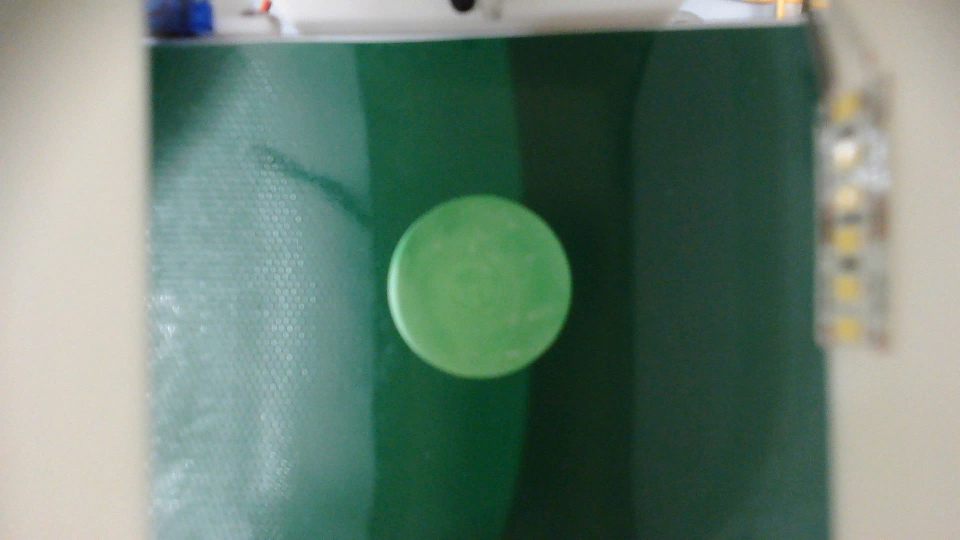
#> input picture images_tomato/img_2.png, 1920 x 1080 px (shown at 1/2 size)
$ python main1.py
#> lines starting #> are read from the running program, lines starting #| are printed output that depends on the picture; after the words box and inside, x2 and y2 are one past the last pixel; in counts of white or black regions, pixels touching at a corner belong together
import cv2
import numpy as np
import logging
from datetime import datetime

# --- Cấu hình Logging ---
logging.basicConfig(
    level=logging.INFO,
    format='%(asctime)s - %(levelname)s - %(message)s',
    handlers=[
        logging.StreamHandler(),
        logging.FileHandler(f'object_detection_{datetime.now().strftime("%Y%m%d_%H%M%S")}.log')
    ]
)

# --- Cấu hình Màu sắc và Xử lý Ảnh ---
LOWER_RED_HSV1 = np.array((0, 100, 80))
UPPER_RED_HSV1 = np.array((10, 255, 255))
LOWER_RED_HSV2 = np.array((160, 100, 80))
UPPER_RED_HSV2 = np.array((180, 255, 255))

LOWER_TARGET_COLOR_HSV = np.array((18, 50, 80))  # Target color (xanh/vàng)
UPPER_TARGET_COLOR_HSV = np.array((38, 255, 255))

MEDIAN_BLUR_KERNEL_SIZE = 5
OPENING_KERNEL_SIZE = 5
OPENING_ITERATIONS = 1
DILATE_ITERATIONS_AFTER_OPENING = 5

MIN_CONTOUR_AREA = 800 # Áp dụng cho ảnh đã resize 640x480
MIN_SOLIDITY = 0.70
MIN_ASPECT_RATIO = 0.55
MAX_ASPECT_RATIO = 1.45
MIN_EXTENT = 0.40
MIN_CIRCULARITY_RELAXED = 0.60

ENABLE_POST_FILTER_COLOR_CLASSIFICATION = True

CLASSIFY_RED_MIN_HUE1 = 0
CLASSIFY_RED_MAX_HUE1 = 12
CLASSIFY_RED_MIN_HUE2 = 158
CLASSIFY_RED_MAX_HUE2 = 180
CLASSIFY_RED_MIN_SATURATION = 80
CLASSIFY_RED_MIN_VALUE = 70

CLASSIFY_TARGET_MIN_HUE = 18
CLASSIFY_TARGET_MAX_HUE = 40
CLASSIFY_TARGET_MIN_SATURATION = 50
CLASSIFY_TARGET_MIN_VALUE = 80

DOMINANT_PIXEL_RATIO_THRESHOLD = 0.40
SIGNIFICANT_PIXEL_RATIO_THRESHOLD = 0.25

ONLY_DETECT_LARGEST_CONTOUR = True # Nếu False, sẽ xử lý và vẽ tất cả các contour hợp lệ

# Kích thước chuẩn để xử lý ảnh
RESIZED_WIDTH = 640
RESIZED_HEIGHT = 480


def get_dominant_color_in_roi(hsv_image_roi, original_mask_roi):
    total_pixels_in_contour = cv2.countNonZero(original_mask_roi)
    if total_pixels_in_contour == 0: return "unknown", 0, 0, 0

    mean_hsv_roi_val = cv2.mean(hsv_image_roi, mask=original_mask_roi)
    hue_roi, saturation_roi, value_roi = mean_hsv_roi_val[0], mean_hsv_roi_val[1], mean_hsv_roi_val[2]

    is_red_by_mean = ((CLASSIFY_RED_MIN_HUE1 <= hue_roi <= CLASSIFY_RED_MAX_HUE1 or
                       CLASSIFY_RED_MIN_HUE2 <= hue_roi <= CLASSIFY_RED_MAX_HUE2) and
                      saturation_roi >= CLASSIFY_RED_MIN_SATURATION and
                      value_roi >= CLASSIFY_RED_MIN_VALUE)
    temp_mask_red1 = cv2.inRange(hsv_image_roi,
                                 np.array([CLASSIFY_RED_MIN_HUE1, CLASSIFY_RED_MIN_SATURATION, CLASSIFY_RED_MIN_VALUE]),
                                 np.array([CLASSIFY_RED_MAX_HUE1, 255, 255]))
    temp_mask_red2 = cv2.inRange(hsv_image_roi,
                                 np.array([CLASSIFY_RED_MIN_HUE2, CLASSIFY_RED_MIN_SATURATION, CLASSIFY_RED_MIN_VALUE]),
                                 np.array([CLASSIFY_RED_MAX_HUE2, 255, 255]))
    mask_red_pixels_in_roi = cv2.bitwise_or(temp_mask_red1, temp_mask_red2)
    mask_red_pixels_in_roi = cv2.bitwise_and(mask_red_pixels_in_roi, mask_red_pixels_in_roi, mask=original_mask_roi)
    red_pixel_count = cv2.countNonZero(mask_red_pixels_in_roi)
    red_ratio = red_pixel_count / total_pixels_in_contour if total_pixels_in_contour > 0 else 0

    is_target_by_mean = (CLASSIFY_TARGET_MIN_HUE <= hue_roi <= CLASSIFY_TARGET_MAX_HUE and
                         saturation_roi >= CLASSIFY_TARGET_MIN_SATURATION and
                         value_roi >= CLASSIFY_TARGET_MIN_VALUE)
    temp_mask_target = cv2.inRange(hsv_image_roi, np.array(
        [CLASSIFY_TARGET_MIN_HUE, CLASSIFY_TARGET_MIN_SATURATION, CLASSIFY_TARGET_MIN_VALUE]),
                                   np.array([CLASSIFY_TARGET_MAX_HUE, 255, 255]))
    mask_target_pixels_in_roi = cv2.bitwise_and(temp_mask_target, temp_mask_target, mask=original_mask_roi)
    target_pixel_count = cv2.countNonZero(mask_target_pixels_in_roi)
    target_ratio = target_pixel_count / total_pixels_in_contour if total_pixels_in_contour > 0 else 0

    logging.debug(f"    ROI Analysis - Mean HSV: H={hue_roi:.1f} S={saturation_roi:.1f} V={value_roi:.1f}")
    logging.debug(f"      Red: is_mean_match={is_red_by_mean}, ratio={red_ratio:.2f}")
    logging.debug(f"      Target: is_mean_match={is_target_by_mean}, ratio={target_ratio:.2f}")

    if is_red_by_mean and red_ratio >= DOMINANT_PIXEL_RATIO_THRESHOLD:
        if is_target_by_mean and target_ratio >= SIGNIFICANT_PIXEL_RATIO_THRESHOLD and red_ratio <= target_ratio * 1.5: # Ambiguity
            pass # Fall through to check target dominance or other conditions
        else:
            logging.debug("    Decision: Red (dominant)")
            return "red", hue_roi, saturation_roi, value_roi
    if is_target_by_mean and target_ratio >= DOMINANT_PIXEL_RATIO_THRESHOLD:
        if is_red_by_mean and red_ratio >= SIGNIFICANT_PIXEL_RATIO_THRESHOLD and target_ratio <= red_ratio * 1.5: # Ambiguity
            pass # Fall through to check other conditions
        else:
            logging.debug("    Decision: Target Color (dominant)")
            return "target_color", hue_roi, saturation_roi, value_roi

    # Fallbacks for significant ratios if not dominant
    if is_red_by_mean and not is_target_by_mean and red_ratio >= SIGNIFICANT_PIXEL_RATIO_THRESHOLD:
        logging.debug("    Decision: Red (significant, no target mean)")
        return "red", hue_roi, saturation_roi, value_roi
    if is_target_by_mean and not is_red_by_mean and target_ratio >= SIGNIFICANT_PIXEL_RATIO_THRESHOLD:
        logging.debug("    Decision: Target Color (significant, no red mean)")
        return "target_color", hue_roi, saturation_roi, value_roi

    # Fallbacks if both means match but ratios are only significant (more complex ambiguity)
    if is_red_by_mean and red_ratio >= SIGNIFICANT_PIXEL_RATIO_THRESHOLD: # Red is significant
        if is_target_by_mean and target_ratio > red_ratio * 0.8 : # Target is also significant and comparable
             logging.debug("    Decision: Unknown (ambiguous fallback, both significant & comparable)")
             return "unknown", hue_roi, saturation_roi, value_roi
        logging.debug("    Decision: Red (fallback, significant red, target not comparable or not present)")
        return "red", hue_roi, saturation_roi, value_roi
    if is_target_by_mean and target_ratio >= SIGNIFICANT_PIXEL_RATIO_THRESHOLD: # Target is significant (red was not dominant or significant enough before)
        logging.debug("    Decision: Target Color (fallback, significant target)")
        return "target_color", hue_roi, saturation_roi, value_roi

    logging.debug("    Decision: Unknown (final fallback)")
    return "unknown", hue_roi, saturation_roi, value_roi


def process_image_frame(frame_to_process):
    if frame_to_process is None:
        logging.error("Frame đầu vào cho process_image_frame là None.")
        return [] # Trả về danh sách rỗng nếu không có frame

    # Resize ảnh về kích thước chuẩn để xử lý
    img_resized = cv2.resize(frame_to_process, (RESIZED_WIDTH, RESIZED_HEIGHT), interpolation=cv2.INTER_AREA)

    blur = cv2.medianBlur(img_resized, MEDIAN_BLUR_KERNEL_SIZE)
    hsv_image = cv2.cvtColor(blur, cv2.COLOR_BGR2HSV)

    mask_r1 = cv2.inRange(hsv_image, LOWER_RED_HSV1, UPPER_RED_HSV1)
    mask_r2 = cv2.inRange(hsv_image, LOWER_RED_HSV2, UPPER_RED_HSV2)
    mask_red_initial = cv2.bitwise_or(mask_r1, mask_r2)
    mask_target_color_initial = cv2.inRange(hsv_image, LOWER_TARGET_COLOR_HSV, UPPER_TARGET_COLOR_HSV)
    combined_mask = cv2.bitwise_or(mask_red_initial, mask_target_color_initial)

    kernel = cv2.getStructuringElement(cv2.MORPH_ELLIPSE, (OPENING_KERNEL_SIZE, OPENING_KERNEL_SIZE))
    opened_mask = cv2.morphologyEx(combined_mask, cv2.MORPH_OPEN, kernel, iterations=OPENING_ITERATIONS)
    dilated_mask = cv2.dilate(opened_mask, None, iterations=DILATE_ITERATIONS_AFTER_OPENING)

    contours, _ = cv2.findContours(dilated_mask, cv2.RETR_EXTERNAL, cv2.CHAIN_APPROX_SIMPLE)
    valid_contours_data = []

    if contours:
        for i, cnt in enumerate(contours):
            area = cv2.contourArea(cnt)
            if area < MIN_CONTOUR_AREA: continue
            x_b, y_b, w_b, h_b = cv2.boundingRect(cnt)
            if w_b == 0 or h_b == 0: continue
            aspect_ratio = float(w_b) / h_b
            if not (MIN_ASPECT_RATIO <= aspect_ratio <= MAX_ASPECT_RATIO): continue
            rect_area = w_b * h_b
            extent = float(area) / rect_area if rect_area > 0 else 0
            if extent < MIN_EXTENT: continue
            hull = cv2.convexHull(cnt)
            hull_area = cv2.contourArea(hull)
            solidity = float(area) / hull_area if hull_area > 0 else 0
            if solidity < MIN_SOLIDITY: continue
            perimeter = cv2.arcLength(cnt, True)
            if perimeter == 0: continue # Tránh lỗi chia cho 0
            circularity = 4 * np.pi * (area / (perimeter * perimeter))
            if circularity < MIN_CIRCULARITY_RELAXED: continue

            logging.debug(f"Contour {i} PASSED SHAPE (on resized). Area:{area:.0f}, AR:{aspect_ratio:.2f}, Circularity:{circularity:.2f}")
            (x_mc, y_mc), radius_mc = cv2.minEnclosingCircle(cnt)
            center_2d_resized = (int(x_mc), int(y_mc)) # Tọa độ trên ảnh đã resize
            radius_px_resized = int(radius_mc)      # Bán kính trên ảnh đã resize
            detected_color_type = "generic_shape" # Mặc định nếu không phân loại màu

            if ENABLE_POST_FILTER_COLOR_CLASSIFICATION:
                contour_roi_mask = np.zeros(dilated_mask.shape, dtype="uint8")
                cv2.drawContours(contour_roi_mask, [cnt], -1, 255, -1)
                if cv2.countNonZero(contour_roi_mask) == 0:
                    logging.debug(f"  Contour {i} SKIPPED color classification (empty ROI mask).")
                    continue
                hsv_image_roi_pixels = cv2.bitwise_and(hsv_image, hsv_image, mask=contour_roi_mask)
                detected_color_type, _, _, _ = get_dominant_color_in_roi(hsv_image_roi_pixels, contour_roi_mask)
                logging.debug(f"  Contour {i} CLASSIFIED as {detected_color_type}")

            if detected_color_type != "unknown":
                valid_contours_data.append({
                    'area_resized': area,
                    'center_2d_resized': center_2d_resized,
                    'radius_px_resized': radius_px_resized,
                    'type': detected_color_type
                })
            else:
                logging.debug(f"  Contour {i} resulted in UNKNOWN post-classification, not added to valid list.")

    detected_objects_info = []
    if valid_contours_data:
        if ONLY_DETECT_LARGEST_CONTOUR:
            valid_contours_data.sort(key=lambda x: x['area_resized'], reverse=True)
            if valid_contours_data: detected_objects_info.append(valid_contours_data[0])
        else:
            detected_objects_info = valid_contours_data # Lấy tất cả nếu không chỉ lấy lớn nhất

        for data in detected_objects_info: # Log thông tin đối tượng đã được chọn
            logging.info(f"Selected '{data['type']}' object (on resized) at {data['center_2d_resized']}, R={data['radius_px_resized']}")

    if not detected_objects_info:
        logging.info("No valid objects selected after processing (resized) frame.")

    return detected_objects_info # Trả về thông tin đối tượng với tọa độ trên ảnh resized


def process_image_from_file(image_path):
    logging.info(f"Đang xử lý ảnh từ: {image_path}")
    original_frame = cv2.imread(image_path)

    if original_frame is None:
        logging.error(f"Không thể đọc ảnh từ đường dẫn: {image_path}")
        return

    original_height, original_width = original_frame.shape[:2]
    # Tạo một bản sao của ảnh gốc để vẽ lên
    output_image_with_detections = original_frame.copy()

    try:
        # Xử lý ảnh (hàm process_image_frame sẽ resize ảnh này)
        # Kết quả trả về là thông tin đối tượng với tọa độ trên ảnh đã resize
        detected_objects = process_image_frame(original_frame.copy()) # Truyền bản sao để đảm bảo an toàn

        if detected_objects:
            logging.info(f"Tìm thấy {len(detected_objects)} đối tượng hợp lệ. Đang quy đổi tọa độ và vẽ lên ảnh gốc.")
            # Tính toán tỷ lệ co giãn
            scale_x = original_width / RESIZED_WIDTH
            scale_y = original_height / RESIZED_HEIGHT

            for obj_data in detected_objects:
                center_resized = obj_data['center_2d_resized']
                radius_resized = obj_data['radius_px_resized']
                obj_type = obj_data['type']

                # Quy đổi tọa độ và bán kính về kích thước ảnh gốc
                center_original = (int(center_resized[0] * scale_x), int(center_resized[1] * scale_y))
                # Scale bán kính, có thể dùng trung bình của scale_x và scale_y nếu tỷ lệ khung hình thay đổi nhiều
                # Hoặc chọn một trong hai (ví dụ scale_x) nếu muốn giữ hình dạng tròn trên ảnh gốc
                # Ở đây dùng trung bình để cân bằng
                radius_original = int(radius_resized * (scale_x + scale_y) / 2.0)
                radius_original = max(1, radius_original) # Đảm bảo bán kính ít nhất là 1

                draw_color = (128, 128, 128)  # Xám cho unknown/generic
                display_name = "Unknown"
                # Độ dày nét vẽ tỷ lệ với kích thước ảnh, đảm bảo ít nhất là 1
                line_thickness = max(1, int(min(original_width, original_height) / 300))


                if obj_type == "red":
                    draw_color = (0, 0, 255)  # Đỏ BGR
                    display_name = "Do"
                elif obj_type == "target_color":
                    draw_color = (0, 255, 255)  # Vàng BGR (cho target)
                    display_name = "Xanh/Vang"

                logging.info(f"  Vẽ đối tượng '{display_name}' trên ảnh gốc tại {center_original}, R_gốc={radius_original}")

                # Vẽ lên output_image_with_detections (bản sao của ảnh gốc)
                cv2.circle(output_image_with_detections, center_original, radius_original, draw_color, line_thickness)
                # Vẽ tâm vòng tròn nhỏ hơn, màu khác để dễ thấy
                center_dot_radius = max(1, int(line_thickness / 2) +1)
                cv2.circle(output_image_with_detections, center_original, center_dot_radius, (255, 0, 0), -1) # Tâm vòng tròn màu xanh dương

                info_text = f"{display_name} R:{radius_original}"
                # Kích thước font tỷ lệ, đảm bảo không quá nhỏ hoặc quá lớn
                font_scale = max(0.4, min(2.0, original_width / 1000.0))
                text_thickness = max(1, int(line_thickness / 1.5)) # Độ dày text có thể mỏng hơn đường viền

                # Tính toán vị trí đặt text để không bị che khuất hoặc ra ngoài ảnh
                text_size, _ = cv2.getTextSize(info_text, cv2.FONT_HERSHEY_SIMPLEX, font_scale, text_thickness)
                text_w, text_h = text_size

                text_x = center_original[0] - radius_original
                text_y = center_original[1] - radius_original - text_h # Dịch lên trên một chút so với đỉnh vòng tròn

                # Điều chỉnh nếu text bị ra ngoài lề
                if text_y < text_h: # Nếu quá gần mép trên
                    text_y = center_original[1] + radius_original + text_h + int(5 * font_scale) # Dịch xuống dưới
                if text_x < 0: # Nếu quá gần mép trái
                    text_x = 5
                if text_x + text_w > original_width: # Nếu quá gần mép phải
                    text_x = original_width - text_w - 5


                cv2.putText(output_image_with_detections, info_text,
                            (text_x, text_y),
                            cv2.FONT_HERSHEY_SIMPLEX, font_scale, draw_color, text_thickness)
        else:
            logging.info("Không có đối tượng nào được phát hiện để vẽ lên ảnh gốc.")

        cv2.imshow("Object Detection (on Original)", output_image_with_detections)
        logging.info("Hiển thị ảnh kết quả. Nhấn phím bất kỳ để đóng.")

        output_filename = f"result_on_original_{datetime.now().strftime('%Y%m%d_%H%M%S')}.png"
        try:
            cv2.imwrite(output_filename, output_image_with_detections)
            logging.info(f"Đã lưu ảnh kết quả: {output_filename}")
        except Exception as e_save:
            logging.error(f"Không thể lưu ảnh kết quả {output_filename}: {e_save}")


        cv2.waitKey(0)

    except Exception as e:
        logging.error(f"Lỗi khi xử lý ảnh {image_path}: {e}", exc_info=True)
    finally:
        cv2.destroyAllWindows()
        logging.info("Đã đóng tất cả cửa sổ hiển thị.")


if __name__ == "__main__":
    logging.info("Khởi chạy chương trình phát hiện đối tượng từ file ảnh (vẽ trên ảnh gốc).")
    # Để debug chi tiết, đổi logging.INFO ở đầu thành logging.DEBUG
    # logging.getLogger().setLevel(logging.DEBUG) # Bỏ comment dòng này để debug

    input_image_path = "images_tomato/img_2.png" # Đường dẫn tới file ảnh của bạn

    # Tạo một ảnh test nếu file input_image_path không tồn tại
    try:
        test_img_read = cv2.imread(input_image_path)
#> test_img_read is the input picture: shape (1080, 1920, 3); mean B, G, R 114.1, 128.3, 105.1
        if test_img_read is None:
            logging.info(f"File {input_image_path} không tồn tại. Đang tạo ảnh test...")
            # Ảnh test với kích thước lớn hơn kích thước xử lý chuẩn
            test_img_height, test_img_width = 960, 1280 # Ví dụ: 1280x960
            test_img = np.zeros((test_img_height, test_img_width, 3), dtype=np.uint8)
            cv2.rectangle(test_img, (0,0), (test_img_width-1, test_img_height-1), (50,50,50), -1) # Nền xám tối

            # Vật thể màu đỏ
            cv2.circle(test_img, (int(test_img_width * 0.25), int(test_img_height * 0.3)),
                       int(min(test_img_width, test_img_height) * 0.08), (0, 0, 255), -1) # BGR: Đỏ
            # Vật thể màu mục tiêu (vàng)
            cv2.circle(test_img, (int(test_img_width * 0.6), int(test_img_height * 0.6)),
                       int(min(test_img_width, test_img_height) * 0.1), (0, 220, 220), -1) # BGR: Vàng
            # Một vật thể nhỏ khác màu đỏ để test ONLY_DETECT_LARGEST_CONTOUR
            cv2.circle(test_img, (int(test_img_width * 0.8), int(test_img_height * 0.25)),
                       int(min(test_img_width, test_img_height) * 0.04), (0, 0, 255), -1) # BGR: Đỏ nhỏ
            # Một vật thể màu xanh lá cây (không phải target, không phải đỏ)
            cv2.circle(test_img, (int(test_img_width * 0.4), int(test_img_height * 0.8)),
                       int(min(test_img_width, test_img_height) * 0.06), (0, 255, 0), -1) # BGR: Xanh lá


            cv2.imwrite(input_image_path, test_img)
            logging.info(f"Đã tạo ảnh test tại: {input_image_path} ({test_img_width}x{test_img_height})")
    except Exception as e_create_test:
        logging.warning(f"Không thể tạo ảnh test tự động: {e_create_test}. Hãy đảm bảo file '{input_image_path}' tồn tại hoặc bạn có quyền ghi vào thư mục hiện tại.")


    process_image_from_file(input_image_path)
#> in process_image_frame, `img_resized = cv2.resize(frame_to_process, (RESIZED_WIDTH, RESIZED_HEI..`:
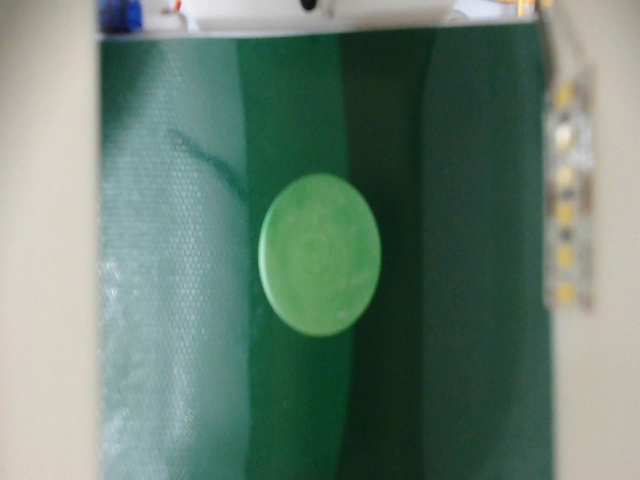
#> img_resized: shape (480, 640, 3); mean of channels 0, 1, 2 114.1, 128.3, 105.1; drawn as B, G, R
#> in process_image_frame, `mask_r1 = cv2.inRange(hsv_image, LOWER_RED_HSV1, UPPER_RED_HSV1)`:
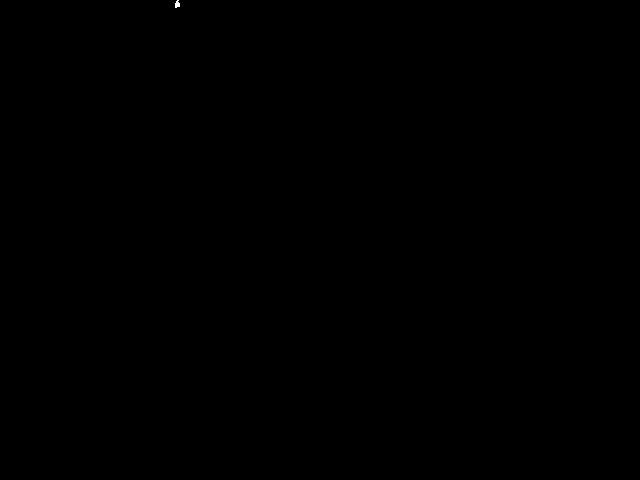
#> mask_r1: shape (480, 640); 0.01% white; 1 white region, box (x1, y1, x2, y2) and area: (175, 0, 180, 8) 29
#> in process_image_frame, `mask_target_color_initial = cv2.inRange(hsv_image, LOWER_TARGET_COLOR_..`:
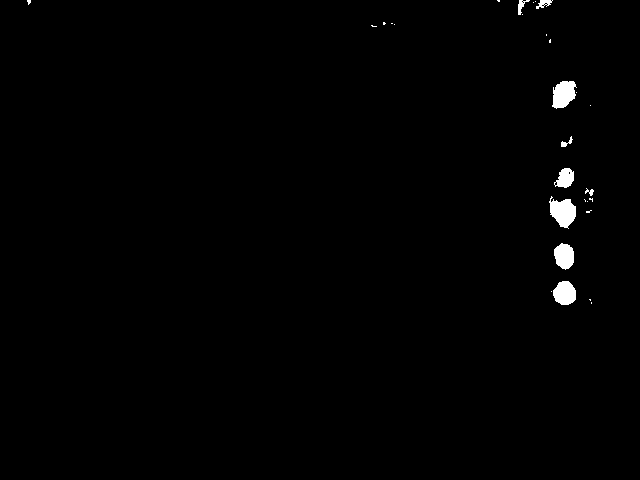
#> mask_target_color_initial: shape (480, 640); 0.81% white; 29 white regions (20 under 20 px), largest, box (x1, y1, x2, y2) and area: (549, 196, 576, 229) 566, (552, 81, 577, 109) 503, (553, 281, 576, 305) 432
#> in process_image_frame, `opened_mask = cv2.morphologyEx(combined_mask, cv2.MORPH_OPEN, kernel, ..`:
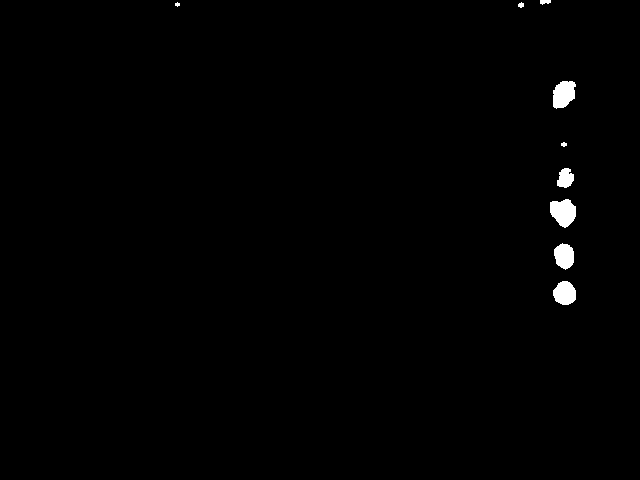
#> opened_mask: shape (480, 640); 0.73% white; 9 white regions (1 under 20 px), largest, box (x1, y1, x2, y2) and area: (550, 199, 576, 228) 545, (553, 81, 576, 109) 493, (553, 281, 576, 305) 429
#> in process_image_frame, `dilated_mask = cv2.dilate(opened_mask, None, iterations=DILATE_ITERATI..`:
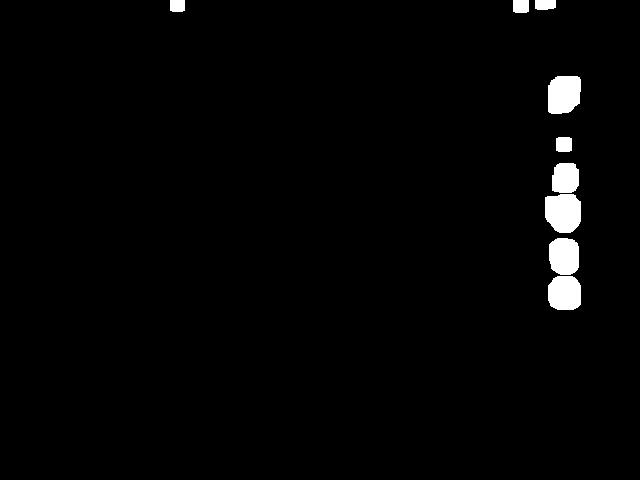
#> dilated_mask: shape (480, 640); 1.9% white; 9 white regions
#> in process_image_frame, `contours, _ = cv2.findContours(dilated_mask, cv2.RETR_EXTERNAL, cv2.CH..`: contours = 9 contours; largest, box (x1, y1, x2, y2) and area: (545, 194, 581, 233) 1138, (548, 76, 581, 114) 1048, (548, 276, 581, 310) 946, (549, 238, 579, 275) 924, (552, 163, 579, 193) 674
#> the loop in process_image_frame, `for i, cnt in enumerate(contours):` made 9 passes
#> (area, x_b, y_b, w_b, h_b, aspect_ratio, rect_area, extent) on passes 1, 2, 3, 6: (945.5, 548, 276, 33, 34, 0.971, 1122, 0.843), (923.5, 549, 238, 30, 37, 0.811, 1110, 0.832), (1138, 545, 194, 36, 39, 0.923, 1404, 0.811), (1047.5, 548, 76, 33, 38, 0.868, 1254, 0.835)
#> (the rest of the program and of its run is left out)
